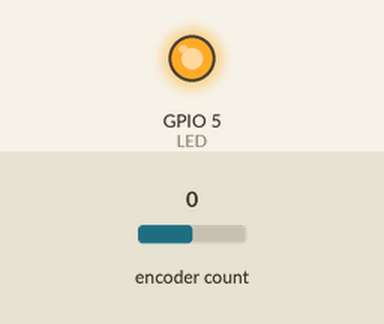
Simulated run of this program. Board: ESP32. On the bench: output pins drawn as LEDs (lit = HIGH). The test bench sets the inputs (shaded band); at power-on: encoder count 0. USB keyboard and mouse output is not drawn; what the program prints to the serial monitor is not drawn.

Above: at 0.01 s.
At 1.2 s:
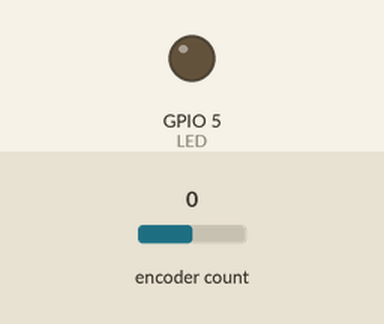
1.3 s: encoder count set to 1
2.8 s: encoder count set to 0
Timing chart, 0 to 5.8 s (numbered marks = the images above; inputs shaded):
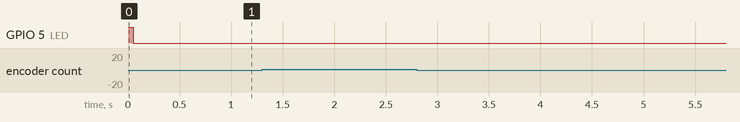

Measured:
- after the input at 1.3 s, every drawn part: stays the same
- after the input at 2.8 s, every drawn part: stays the same

The program:

main.cpp
```cpp
#include <Arduino.h>
#include <BleKeyboard.h>
#include <ESP32Encoder.h>
#include <EventChange.h>
#include "BLEClient.h"
const int Apin = 2;
const int Bpin = 4;
#define LED 5

std::string nameDevice = "BLE_VOLUME";
BleKeyboard BLE_KB(nameDevice, "Espressif", 100);

ESP32Encoder encoder;
EventChange ev_change;
unsigned long prv = 0;
int interval = 500;

void blinkStatus()
{

    if (!BLE_KB.isConnected())
    {
        if (millis() - prv > interval)
        {
            digitalWrite(LED, !digitalRead(LED));
            prv = millis();
        }
    }
    else
    {
        digitalWrite(LED, LOW);
    }
}

void setup()
{
    Serial.begin(115200);
    pinMode(LED, OUTPUT);
    digitalWrite(LED, HIGH);
    Serial.println("Starting BLE work!");
    BLE_KB.begin();
    encoder.attachFullQuad(Apin, Bpin);
    encoder.setCount(0);
    ev_change.onChange([&](bool isUP)
                       {
        if (BLE_KB.isConnected())
        {
            if(isUP)
            {
                BLE_KB.write(KEY_MEDIA_VOLUME_UP);
                Serial.println(F("UP"));
            }
            else{
                BLE_KB.write(KEY_MEDIA_VOLUME_DOWN);
                Serial.println(F("DOWN"));
            }
        } });
}

void loop()
{
    long newPosition = encoder.getCount() / 2;
    ev_change.handler(newPosition);
    delay(50);
    blinkStatus();
}
```
